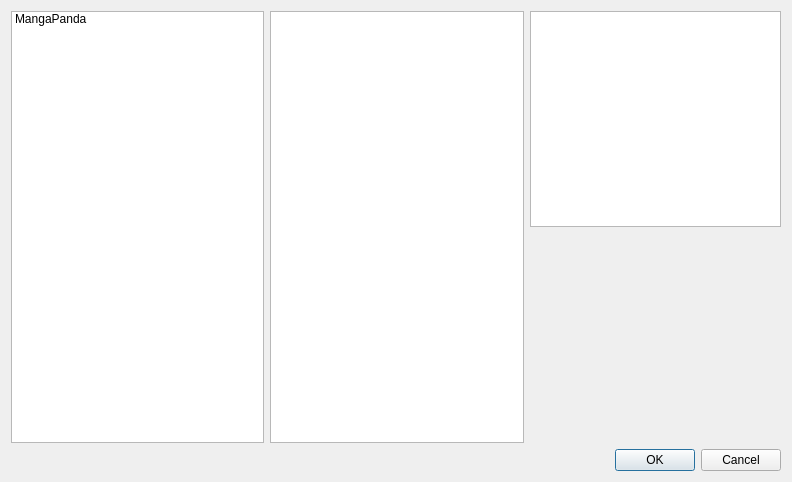
<?xml version="1.0" encoding="UTF-8"?>
<ui version="4.0">
 <class>Dialog</class>
 <widget class="QDialog" name="Dialog">
  <property name="geometry">
   <rect>
    <x>0</x>
    <y>0</y>
    <width>792</width>
    <height>482</height>
   </rect>
  </property>
  <property name="windowTitle">
   <string>Dialog</string>
  </property>
  <layout class="QVBoxLayout" name="verticalLayout_2">
   <item>
    <layout class="QHBoxLayout" name="horizontalLayout_2">
     <item>
      <layout class="QHBoxLayout" name="horizontalLayout">
       <item>
        <widget class="QListWidget" name="host_list_widget">
         <item>
          <property name="text">
           <string notr="true">MangaPanda</string>
          </property>
          <property name="icon">
           <iconset resource="../resource/main_window.qrc">
            <normaloff>:/icons/mangapanda.png</normaloff>:/icons/mangapanda.png</iconset>
          </property>
          <property name="flags">
           <set>ItemIsSelectable|ItemIsEnabled</set>
          </property>
         </item>
        </widget>
       </item>
       <item>
        <widget class="QTreeWidget" name="tree_widget">
         <attribute name="headerVisible">
          <bool>false</bool>
         </attribute>
         <column>
          <property name="text">
           <string notr="true">1</string>
          </property>
         </column>
        </widget>
       </item>
      </layout>
     </item>
     <item>
      <layout class="QVBoxLayout" name="verticalLayout">
       <item>
        <widget class="QTextBrowser" name="textBrowser"/>
       </item>
       <item>
        <spacer name="verticalSpacer">
         <property name="orientation">
          <enum>Qt::Vertical</enum>
         </property>
         <property name="sizeHint" stdset="0">
          <size>
           <width>20</width>
           <height>40</height>
          </size>
         </property>
        </spacer>
       </item>
      </layout>
     </item>
    </layout>
   </item>
   <item>
    <widget class="QDialogButtonBox" name="buttonBox">
     <property name="orientation">
      <enum>Qt::Horizontal</enum>
     </property>
     <property name="standardButtons">
      <set>QDialogButtonBox::Cancel|QDialogButtonBox::Ok</set>
     </property>
    </widget>
   </item>
  </layout>
 </widget>
 <resources>
  <include location="../resource/main_window.qrc"/>
 </resources>
 <connections>
  <connection>
   <sender>buttonBox</sender>
   <signal>accepted()</signal>
   <receiver>Dialog</receiver>
   <slot>accept()</slot>
   <hints>
    <hint type="sourcelabel">
     <x>248</x>
     <y>254</y>
    </hint>
    <hint type="destinationlabel">
     <x>157</x>
     <y>274</y>
    </hint>
   </hints>
  </connection>
  <connection>
   <sender>buttonBox</sender>
   <signal>rejected()</signal>
   <receiver>Dialog</receiver>
   <slot>reject()</slot>
   <hints>
    <hint type="sourcelabel">
     <x>316</x>
     <y>260</y>
    </hint>
    <hint type="destinationlabel">
     <x>286</x>
     <y>274</y>
    </hint>
   </hints>
  </connection>
 </connections>
</ui>
